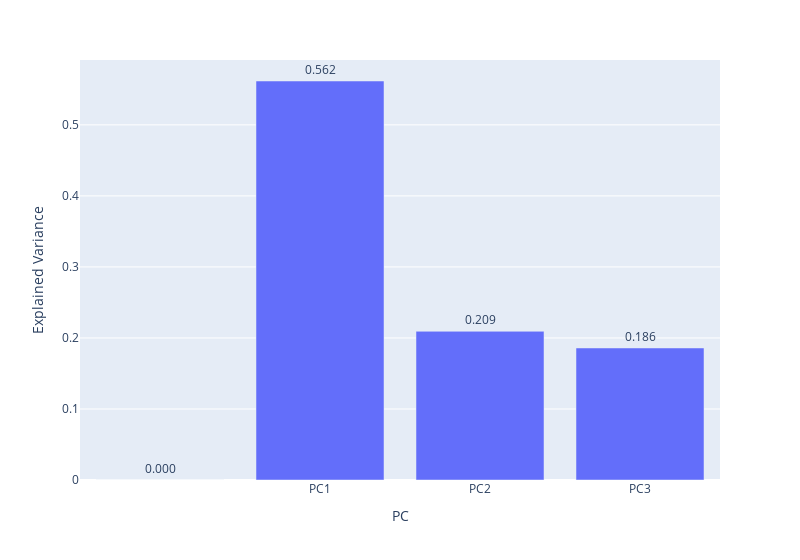

Notebook cell for this chart:
### Code cell
# Scree Plot

fig = px.bar(df_explained_variance, x='PC', y='Explained Variance', text='Explained Variance', width=800)
fig.update_traces(texttemplate='%{text:.3f}', textposition='outside')
fig.show()

### Figure 1 — Plotly figure (JSON) as saved in the notebook; plotly's stock layout.template omitted (floating-point values rounded to 4 significant figures)
{"data": [{"alignmentgroup": "True", "hovertemplate": "PC=%{x}<br>Explained Variance=%{text}<extra></extra>", "legendgroup": "", "marker": {"color": "#636efa", "pattern": {"shape": ""}}, "name": "", "offsetgroup": "", "orientation": "v", "showlegend": false, "text": [0, 0.5617, 0.2093, 0.1859], "textposition": "outside", "texttemplate": "%{text:.3f}", "type": "bar", "x": ["", "PC1", "PC2", "PC3"], "xaxis": "x", "y": [0, 0.5617, 0.2093, 0.1859], "yaxis": "y"}], "layout": {"barmode": "relative", "legend": {"tracegroupgap": 0}, "margin": {"t": 60}, "width": 800, "xaxis": {"anchor": "y", "domain": [0, 1], "title": {"text": "PC"}}, "yaxis": {"anchor": "x", "domain": [0, 1], "title": {"text": "Explained Variance"}}}}
